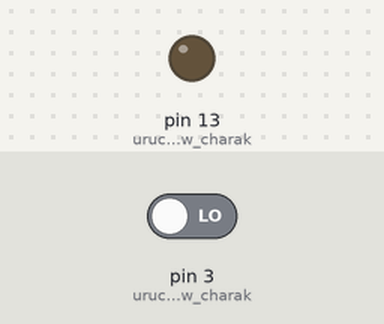
This sketch was run on a simulated Arduino Uno, built with avr-gcc and run on an emulated ATmega328P. Parts: output pins drawn as LEDs (lit = HIGH). The inputs (shaded band) are chosen by the test bench; at power-on: pin 3 (uruchamia_port_3_w_charak) LOW.

Above: at 1.2 s.
1.3 s: pin 3 (uruchamia_port_3_w_charak) driven HIGH
At 2.4 s:
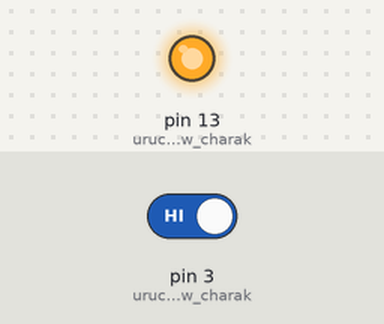
2.8 s: pin 3 (uruchamia_port_3_w_charak) driven LOW
At 3.6 s:
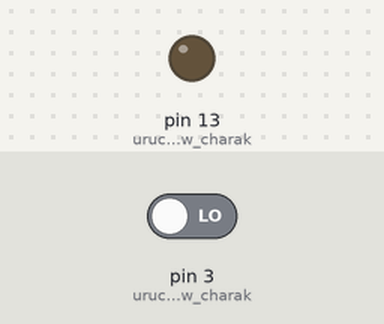
Timing chart, 0 to 5.8 s (numbered marks = the images above; inputs shaded):
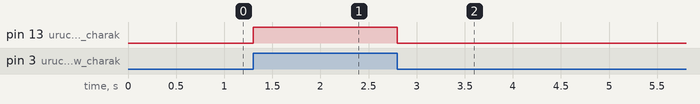

The sketch:

Przyklad_3.1.ino
```cpp
int przycisk = 0;

void setup()
{
  int przycisk = 0; // zdefiniowanie zmiennej "przycisk", potrzebnej do odczytu wciśnięcia
  pinMode (3, INPUT); // uruchamia port 3 w charakterze wejścia
  pinMode (13, OUTPUT); //uruchamia pin 13 w charakterze wyjścia
}

void loop()
{
  przycisk = digitalRead (3); //przypisanie zmiennej przycisk odczytu z pinu 3
  if (przycisk == HIGH) //jeśli przycisk wciśnięty
  {
    digitalWrite(13, HIGH); //zapal diodę
  }
  else //jeśli nie
  {
    digitalWrite(13, LOW); // zgaś diodę
  }
}
```

Measured:
- after the input at 1.3 s, pin 13 (uruchamia_pin_13_w_charak): LOW → HIGH at once
- after the input at 2.8 s, pin 13 (uruchamia_pin_13_w_charak): HIGH → LOW at once
